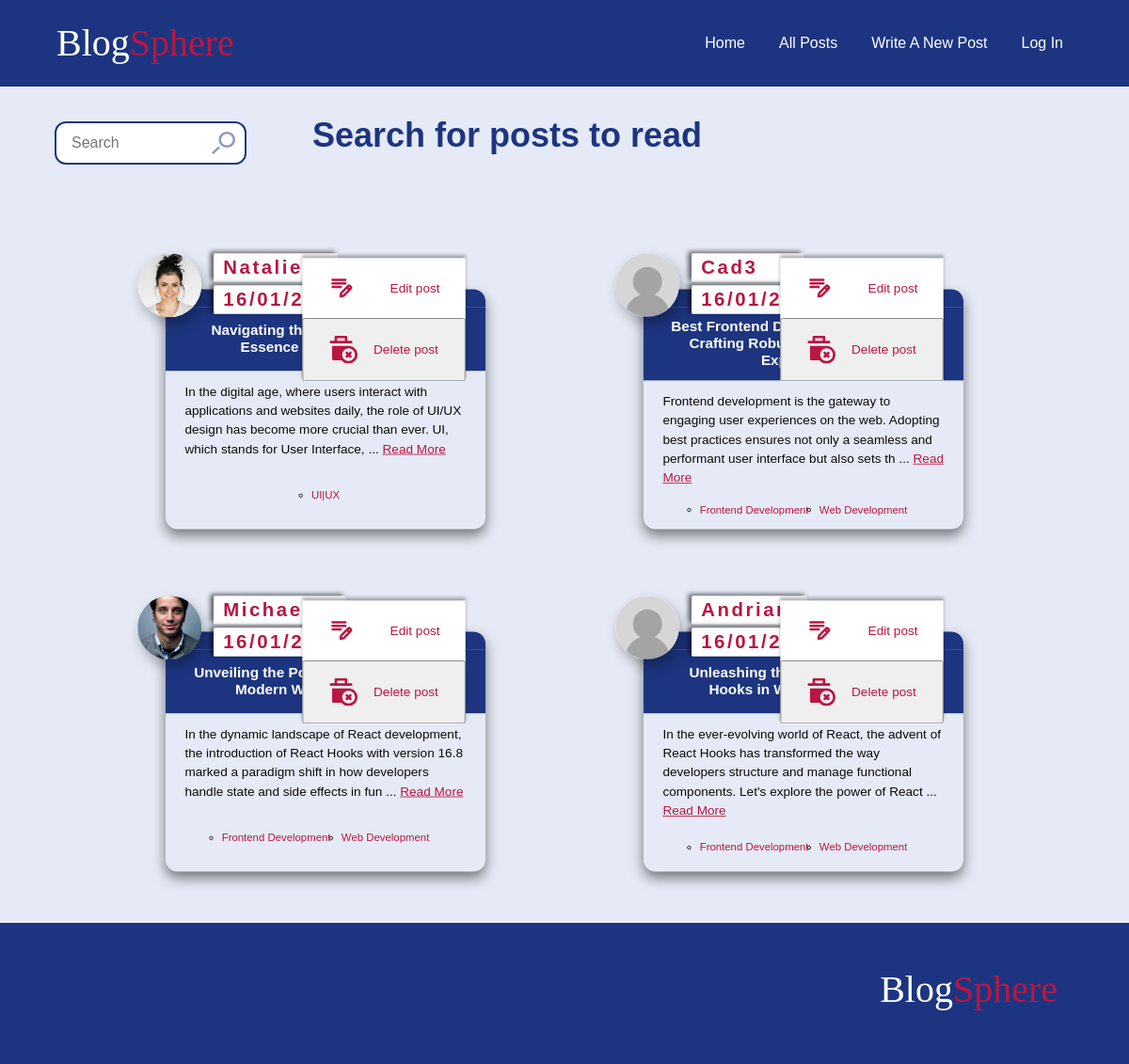
The app's page /posts/, older data.
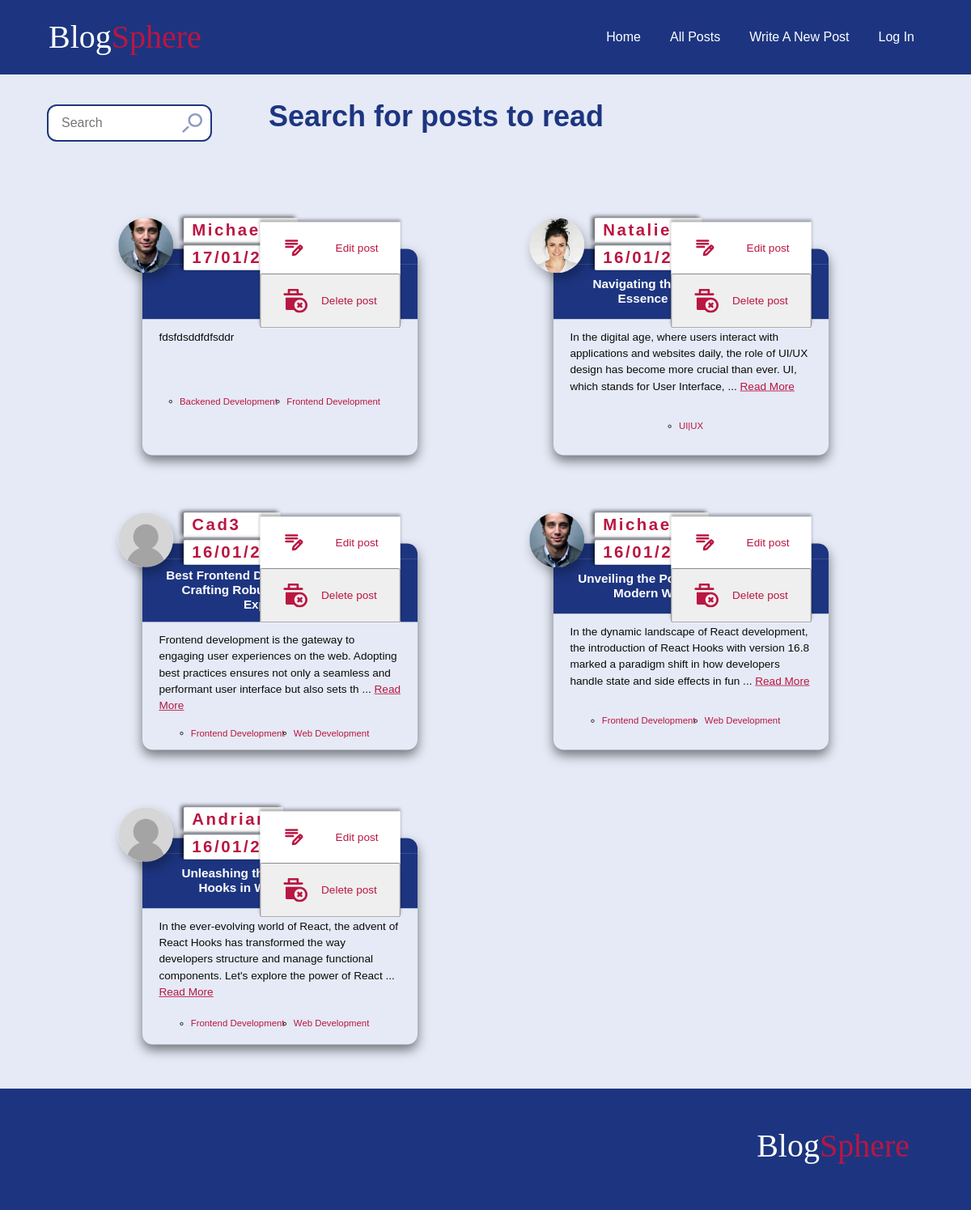
The same page, newer data.
### blog/models.py (models this page shows, shortened)
class Navigation(models.Model):
    text= models.CharField(max_length=100)
    destination= models.CharField(max_length=100)

class Post(models.Model):
    title = models.CharField(max_length=100)
    author = models.ForeignKey(User,  on_delete=models.CASCADE)
    body = models.TextField()
    created_at = models.DateField(auto_now=True)
    tags = models.ManyToManyField(Tag)
    slug = models.SlugField(unique=True, editable= False, blank= True, db_index=True, default='')
    comments = models.ManyToManyField('Comment')
    class Meta:
        ordering = ['-created_at']

class Tag(models.Model):
    name = models.CharField(max_length=100)
    def __str__(self):
        return f'{self.name}'

### accounts/models.py (models this page shows, shortened)
class Profile(models.Model):
    MALE = 'M'
    FEMALE = 'F'
    OTHER = 'O'
    GENDER_CHOICES = [
        (MALE, 'Male'),
        (FEMALE, 'Female'),
        (OTHER, 'Other'),
    ]
    user = models.OneToOneField(User, on_delete=models.CASCADE)
    bio = models.TextField(blank=True,null=True,  max_length = 400)
    profile_pic = models.ImageField( blank=True, null=True)
    gender = models.CharField(null=True,  max_length=1,choices=GENDER_CHOICES, default= MALE)
    birthday = models.DateField(null=True, blank = True, default=default_date)
    job = models.CharField(blank=True, null=True,  max_length = 400)
    first_name = models.CharField(null=True, blank=True, max_length=100)
    last_name = models.CharField(null=True, blank=True, max_length=100)
    email = models.EmailField(null=True, blank=True,  max_length=254)
    full_name = models.CharField(null=True, max_length = 200, blank= True)
    country = models.CharField(null=True, blank=True, max_length=100)
    city = models.CharField(null=True, blank=True, max_length=100)
    following = models.ManyToManyField('self',symmetrical=False, blank=True)
    followers = models.ManyToManyField("self", related_name="followed_by", symmetrical=False, blank=True)
    comments = models.ManyToManyField(Comment,related_name='user_comments')

### blog/views.py (the view)
# urls.py: path('posts/', views.all_posts, name='posts'),
def all_posts(request):
   q = request.GET.get('q', '').strip()
   tag = request.GET.get('tag', '')
   filter_param = request.GET.get('filter', '')
   all_posts = posts.all()
   filtered_posts_by_author = posts.filter(author__username__contains=q)
   filtered_posts_by_title =all_posts.filter(title__icontains=q)
   filtered_posts_by_tag = posts.filter(Q(tags__name__contains=q)| Q(tags__name = tag)).distinct()
   if q:
      filtered_posts = posts.filter(
      Q(tags__name=tag) |
      Q(tags__name__icontains=q) |
      Q(author__username__icontains=q) |
      Q(slug__icontains=q)
   ).distinct()
   else:
      filtered_posts = None;
   tag_posts = posts.filter(tags__name = tag)
   context = {
      'all_posts': all_posts,
      'tag': tag,
      'filter': filter_param,
      'filtered_posts': filtered_posts,
      'search': q,
      'tag_posts': tag_posts,
      "filtered_posts_by_author": filtered_posts_by_author,
      "filtered_posts_by_title": filtered_posts_by_title,
      "filtered_posts_by_tag": filtered_posts_by_tag
   }
   return render(request, 'blog/posts.html', context)

### blog/context_processors.py (called while the page is built)
def render_Nav_processor(request):
  if request.user.is_authenticated:
    navigation_links = Navigation.objects.exclude(destination = 'login')
  else:
    navigation_links = Navigation.objects.exclude(destination = 'logout').exclude(destination = 'editProfile')
  return  {
        'nav_links': navigation_links
    }

### blog/templates/blog/posts.html (shortened to what this page needs)
{% extends '../layout.html'%}
{% load static%}
{% block style %}
<link rel="stylesheet" href="{% static "posts.css"%}">
<link rel="stylesheet" href="{% static "article.css"%}">
{% endblock  %}
{% block content %}
<div class="heading-row" >
    <form class="search-container" action={{request.path}} method="GET">
        <input class="search-input" type="text"  placeholder="Search" name="q" id="q">
        <img class="search-icon" src="{% static 'search-icon.svg' %}" alt="search icon">
    </form>
    {% if filtered_posts %}
    <div class="search-container">
<h1>Search Results for <span class="post-about">{{search|title}}</span>:  <span class="search-container-count" > {{filtered_posts.count}}</span></h1>
<div class="search-container--filter">
{% if filtered_posts.count %}
<h4>Filter by:</h4>
<div class="filter-links">
<a class=" {% if filter == 'author' %} filter-active {% endif %}  filter-by--author filter-link" href="{% url 'posts'%}?filter=author&q={{search}}"> Author <span >{{filtered_posts_by_author.count}}</span> </a>
<a class=" {% if filter == 'title' %} filter-active {% endif %} filter-by--title filter-link" href="{% url 'posts'%}?filter=title&q={{search}}"> Posts <span >{{filtered_posts_by_title.count}}</span></a>
<a class="{% if filter == 'tag' %} filter-active {% endif %} filter-by--tag filter-link" href="{% url 'posts'%}?filter=tag&q={{search}}"> Tags <span >{{filtered_posts_by_tag.count}}</span></a>
<a class="filter-reset filter-link" href="{% url 'posts'%}?q={{search}}"> Reset filter</a>
</div>
{% endif %}
</div>
</div>
{% else %}
{% if tag %}
<h1 >Posts about <span class="post-about">{{tag}}</span></h1>
{% else %}
<h1>Search for posts to read</h1>
{% endif %}
{% endif %}
</div>
     <ul class="blogs">
        {% if tag %}
        {% for post in tag_posts %}
        {% include "components/article.html" %}
        {% endfor %}
        {% else %}
        {% if not filtered_posts and not search %}
    {% for post in all_posts %}
   {% include "components/article.html" %}
    {% endfor %}
  {% endif %}
 {% endif %}</ul>
{% endblock content %}

### templates/components/header.html (shortened to what this page needs)
{% load static%}
{% block style %}
<link rel="stylesheet" href="{% static "header.css"%}">
<link rel="stylesheet" href="{% static "article.css"%}">
{% endblock  %}
<header class="nav-header" >
    <div class="container header">
      <div>
       <span class="logo">Blog<span class="brand-accent">Sphere
    </div><nav >
    <ul class="nav">
     {% for link in nav_links %}
       <li>
        <a href="{% url link.destination %}">{{ link.text | title }}</a>
       </li>
       {% endfor %}
    </ul>
</nav>
</div>
</header>

### templates/components/article.html (shortened to what this page needs)
{% load static %}
<li class="post ">
    <header class="author">
            <div class="options ">
            <div class="links-actions  ">
            <a class="action-button" href="{% url 'edit' id=post.id %}">Edit  post
                <img class='edit' src="{% static 'images/test.svg' %}" alt="">
            </a>
        <button  class="action-button openDeletePostDialogBtns"> Delete post {{post_id}}
           <img class='delete' src="{% static 'images/delete.svg' %}" alt="">
        </button>
    </div>
   </div>
        {% if post.author != request.user %}
         <a href="{% url 'user-profile' username=post.author tab='informations' %}">
            {% else %}
            <a href="{% url 'editProfile' %}?tab=informations">
       {% endif %}
       {% if post.author.profile.profile_pic %}
       <img class="profile-picture" src="{{ post.author.profile.profile_pic.url }}" alt="Profile Picture">
{% else %}
            <img class="no-picture" src="{% static 'images/no-profile-picture.svg' %}" alt="">
            {% endif%}
        </a>
            <div class="author-post__details">
                {% if post.author != request.user  %}
                <a href="{% url 'user-profile' username=post.author tab='informations' %}">
                    <span class="author-post__details-name">{{post.author.username}}</span> </a>{% endif %}
                    <span class="author-post__details-date">{{post.created_at|date:"d/m/y"}}</span></div>
                </header>
                <a href="{% url 'post' post.slug %}">
        <div class="title-container">
            <h3 class="post-title">{{ post.title }}</h3>
        </div>
        <div class="content">
            <p class="post-content">
                {{ post.body|slice:":175" }}
                {% if post.body|length > 175 %}
                ... <a class="read_more" href="{% url 'post' post.slug %}">Read More</a>
                {% endif %}
            </p>
        </a>
            <div class="row">
                <ul class="tags">
                    {% for tag in post.tags.all %}
                        <li><a href="{% url 'posts'%}?tag={{tag}}" class="tag"> {{tag}}</a></li>
                    {% endfor %}
                </ul>
            </div>
    </li>

Row changes from the older to the newer data that the page shows:
added Post: author.profile.profile_pic (picture), author.username "Michael23", created_at "17/01/24", body "fdsfdsddfdfsddr", Tag (name "Frontend Development")
now on this page (row unchanged): Tag: name "Backened Development", shown under "Michael23"
